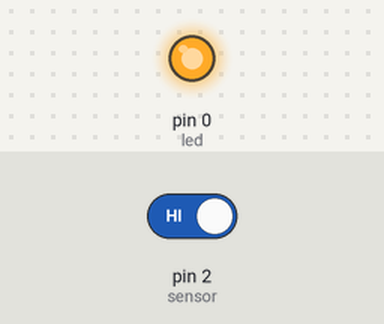
Simulated run of this sketch. Board: Arduino Uno, built with avr-gcc and run on an emulated ATmega328P. On the bench: output pins drawn as LEDs (lit = HIGH). The inputs (shaded band) are chosen by the test bench; at power-on: pin 2 (sensor) HIGH.

Above: at 1.2 s.
1.3 s: pin 2 (sensor) driven LOW
At 2.5 s:
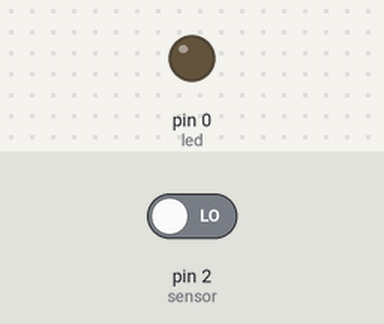
2.8 s: pin 2 (sensor) driven HIGH
At 3.7 s:
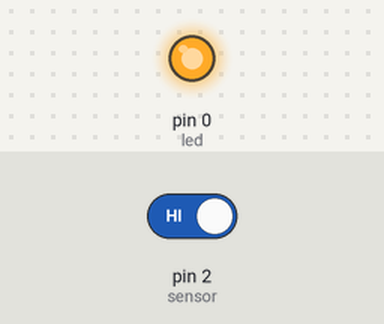
Timing chart, 0 to 5.8 s (numbered marks = the images above; inputs shaded):
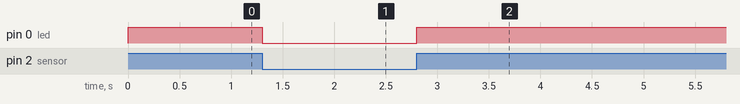

The sketch:

tiny85_door_test.ino
```cpp
const int led = 0;
const int sensor = 2;

int state; // 0 close - 1 open switch

void setup()
{
  pinMode(led, OUTPUT);
  pinMode(sensor, INPUT_PULLUP);
}

void loop()
{
   state = digitalRead(sensor);

   if (state == HIGH){
    digitalWrite(led, HIGH);
   }
   else{
    digitalWrite(led, LOW);
   }
}
```

Measured:
- after the input at 1.3 s, pin 0 (led): HIGH → LOW at once
- after the input at 2.8 s, pin 0 (led): LOW → HIGH at once
